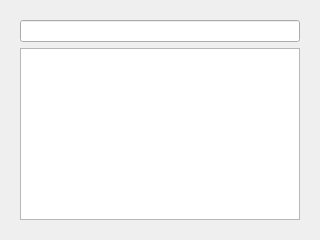
<?xml version="1.0" encoding="UTF-8"?>
<ui version="4.0">
 <class>CMemoryViewMIPSWnd</class>
 <widget class="QWidget" name="CMemoryViewMIPSWnd">
  <property name="geometry">
   <rect>
    <x>0</x>
    <y>0</y>
    <width>320</width>
    <height>240</height>
   </rect>
  </property>
  <layout class="QGridLayout" name="gridLayout">
   <item row="0" column="0">
    <widget class="QWidget" name="centralWidget" native="true">
     <layout class="QVBoxLayout" name="verticalLayout">
      <item>
       <widget class="QLineEdit" name="addressEdit">
        <property name="readOnly">
         <bool>true</bool>
        </property>
       </widget>
      </item>
      <item>
       <widget class="CMemoryViewMIPS" name="tableView">
        <property name="enabled">
         <bool>true</bool>
        </property>
        <property name="mouseTracking">
         <bool>false</bool>
        </property>
       </widget>
      </item>
     </layout>
    </widget>
   </item>
  </layout>
 </widget>
 <customwidgets>
  <customwidget>
   <class>CMemoryViewMIPS</class>
   <extends>QTableView</extends>
   <header>MemoryViewMIPS.h</header>
  </customwidget>
 </customwidgets>
 <resources/>
 <connections/>
</ui>
